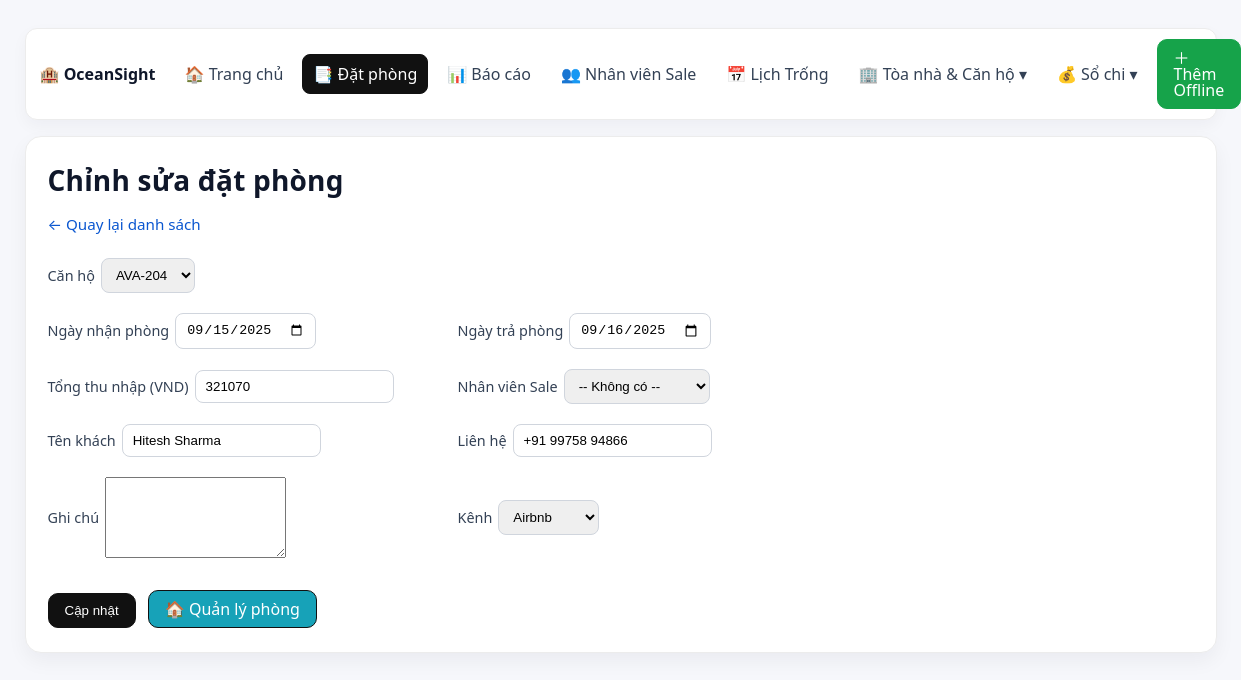
The page /bookings/940/edit on the database its author committed.
### models.py (models this page shows)
class Booking(SQLModel, table=True):
    id: Optional[int] = Field(default=None, primary_key=True)
    confirmation_code: Optional[str] = None
    property_id: Optional[int] = Field(default=None, foreign_key="property.id")
    channel_id: Optional[int] = Field(default=None, foreign_key="channel.id")
    start_date: Optional[date] = None
    end_date: Optional[date] = None
    num_nights: Optional[int] = None
    num_adults: Optional[int] = None
    num_children: Optional[int] = None
    num_infants: Optional[int] = None
    booking_date: Optional[date] = None
    status: Optional[str] = None
    total_payout_vnd: Optional[int] = None
    guest_name: Optional[str] = None
    guest_contact: Optional[str] = None
    listing_raw: Optional[str] = None
    salesperson_id: Optional[int] = Field(default=None, foreign_key="salesperson.id")
    notes: Optional[str] = None

### main.py (the view)
@app.get("/bookings/{booking_id}/edit", response_class=HTMLResponse)
async def edit_booking_form(request: Request, booking_id: int):
    with get_session_context() as session:
        booking = session.get(Booking, booking_id)
        if not booking:
            return RedirectResponse("/bookings", status_code=302)
        properties = session.exec(select(Property).order_by(Property.property_name)).all()
        channels = session.exec(select(Channel).order_by(Channel.channel_name)).all()
        salespeople = session.exec(select(Salesperson).where(Salesperson.is_active == True)).all()
        return templates.TemplateResponse("edit_booking.html", {
            "request": request,
            "booking": booking,
            "properties": properties,
            "channels": channels,
            "salespeople": salespeople
        })

### templates/edit_booking.html (shortened to what this page needs)
{% extends "layout.html" %}
{% block content %}
<h1>Chỉnh sửa đặt phòng</h1>
<p class="muted"><a href="/bookings">← Quay lại danh sách</a></p>
<form method="post" action="/bookings/{{ booking.id }}/edit" style="margin-top:24px; display:grid; grid-template-columns: 1fr 1fr; gap: 20px; max-width: 800px;">
  <label style="grid-column: 1 / -1;">Căn hộ
    <select name="property_id" required>
      {% for prop in properties %}
        <option value="{{ prop.id }}" {{ 'selected' if booking.property_id == prop.id else '' }}>
          {{ prop.property_short or prop.property_name }}
        </option>
      {% endfor %}
    </select>
  </label>
  <label>Ngày nhận phòng
    <input type="date" name="start_date" value="{{ booking.start_date }}" required>
  </label>
  <label>Ngày trả phòng
    <input type="date" name="end_date" value="{{ booking.end_date }}" required>
  </label>
  <label>Tổng thu nhập (VND)
    <input type="number" name="total_payout_vnd" value="{{ booking.total_payout_vnd or '' }}" required>
  </label>
  <label>Nhân viên Sale
    <select name="salesperson_id">
      <option value="">-- Không có --</option>
    </select>
  </label>
  <label>Tên khách
    <input type="text" name="guest_name" value="{{ booking.guest_name or '' }}">
  </label>
  <label>Liên hệ
    <input type="text" name="guest_contact" value="{{ booking.guest_contact or '' }}">
  </label>
  <label for="notes">Ghi chú
    <textarea id="notes" name="notes" rows="5">{{ booking.notes or "" }}</textarea>
  </label>
  <label>Kênh
    <select name="channel_id" required>
      {% for ch in channels %}
        <option value="{{ ch.id }}" {{ 'selected' if booking.channel_id == ch.id else '' }}>
          {{ ch.channel_name }}
        </option>
      {% endfor %}
    </select>
  </label>
  <div style="grid-column: 1 / -1; margin-top: 12px;">
    <button class="btn" type="submit">Cập nhật</button>
    <a href="/bookings/{{ booking.id }}/room-assignment" class="btn" style="margin-left: 8px; background: #17a2b8;">🏠 Quản lý phòng</a>
  </div>
</form>
{% endblock %}

### templates/layout.html (style rules this page uses)
:root { --bg:#f6f7fb; --card:#fff; --muted:#667085; --line:#ececec; --fg:#0f172a; --ok:#16a34a; --warn:#f59e0b; --cancel:#9ca3af; --blue:#0b57d0; --blue-600:#2563eb; --green-600:#16a34a; }
* { box-sizing:border-box }
html,body { height:100% }
body { font-family: ui-sans-serif, system-ui, -apple-system, Segoe UI, Roboto, Helvetica, Arial, sans-serif; margin:0; background:var(--bg); color:var(--fg); }
h1 { margin:0 0 14px; font-size:28px; letter-spacing:.2px; }
.muted { color:var(--muted); font-size:.95rem; }
a { color:var(--blue); text-decoration:none }
.btn { display:inline-flex; align-items:center; gap:6px; padding:10px 16px; border-radius:10px; border:1px solid #111; background:#111; color:#fff; cursor:pointer; text-decoration:none; line-height:1; }
form label { display:flex; gap:6px; align-items:center; font-size:.9rem; color:#334155 }
input, select { padding:8px 10px; border:1px solid #d0d5dd; border-radius:8px; outline:0 }

### rows shown on the page
Booking: start_date "09/15/2025", end_date "09/16/2025", total_payout_vnd "321070", guest_name "Hitesh Sharma", guest_contact "+91 99758 94866"

### other values the page prints
form field property_id "AVA-204"
form field channel_id "Airbnb"
